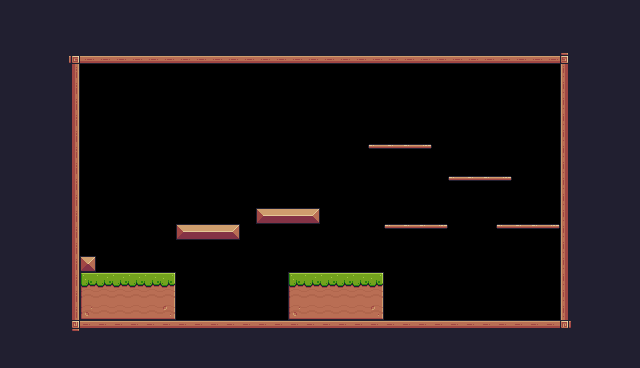

A 2D game scene composited from a Tiled map and its tileset images. What follows is a short description and the map's XML, with every tile layer's data as written:
An orthogonal 40x23 tile map with 16x16 px tiles, 1 tile layer (Background) and 28 objects (9x Fruit, 4x Platform, Player, Checkpoint, Chicken).

<map version="1.10" tiledversion="1.11.2" orientation="orthogonal" renderorder="right-down" width="40" height="23" tilewidth="16" tileheight="16" infinite="0" nextlayerid="6" nextobjectid="66">
 <properties>
  <property name="Background" value="Gray" />
 </properties>
 <tileset firstgid="1" source="Pixel Adventure.tsx" />
 <objectgroup id="4" name="Spawnpoints">
  <object id="13" name="Player" type="Player" x="209.333" y="273.333" width="30.6667" height="28.6667" />
  <object id="41" name="Bananas" type="Fruit" x="384" y="112" width="32" height="32" />
  <object id="43" name="Cherries" type="Fruit" x="400" y="192" width="32" height="32" />
  <object id="46" name="Kiwi" type="Fruit" x="448" y="144" width="32" height="32" />
  <object id="47" name="Kiwi" type="Fruit" x="480" y="144" width="32" height="32" />
  <object id="48" name="Kiwi" type="Fruit" x="464" y="112" width="32" height="32" />
  <object id="49" name="Orange" type="Fruit" x="256" y="176" width="32" height="32" />
  <object id="50" name="Orange" type="Fruit" x="288" y="176" width="32" height="32" />
  <object id="51" name="Orange" type="Fruit" x="272" y="144" width="32" height="32" />
  <object id="57" type="Checkpoint" x="496" y="160" width="64" height="64" />
  <object id="62" name="Chicken" type="Chicken" x="512" y="288" width="32" height="32">
   <properties>
    <property name="offNeg" type="float" value="9" />
    <property name="offPos" type="float" value="2" />
   </properties>
  </object>
  <object id="64" name="Bananas" type="Fruit" x="352" y="112" width="32" height="32" />
 </objectgroup>
 <layer id="1" name="Background" width="40" height="23">
  <data encoding="csv">
24,24,24,24,24,24,24,24,24,24,24,24,24,24,24,24,24,24,24,24,24,24,24,24,24,24,24,24,24,24,24,24,24,24,24,24,24,24,24,24,
24,24,24,24,24,24,24,24,24,24,24,24,24,24,24,24,24,24,24,24,24,24,24,24,24,24,24,112,24,24,24,24,24,24,24,24,24,24,24,24,
24,24,24,24,24,24,24,24,24,24,24,24,24,24,24,24,24,24,24,24,24,24,24,24,24,24,24,112,24,24,24,24,24,24,24,24,24,24,24,24,
24,112,24,112,92,134,134,134,134,134,134,134,134,134,134,134,134,134,134,134,134,134,134,134,134,134,134,134,134,134,134,134,134,134,134,93,24,24,24,24,
24,112,24,112,113,0,0,0,0,0,0,0,0,0,0,0,0,0,0,0,0,0,0,0,0,0,0,0,0,0,0,0,0,0,0,111,24,24,24,24,
24,112,24,112,113,0,0,0,0,0,0,0,0,0,0,0,0,0,0,0,0,0,0,0,0,0,0,0,0,0,0,0,0,0,0,111,24,24,24,24,
112,112,112,112,113,0,0,0,0,0,0,0,0,0,0,0,0,0,0,0,0,0,0,0,0,0,0,0,0,0,0,0,0,0,0,111,24,24,24,112,
112,112,112,112,113,0,0,0,0,0,0,0,0,0,0,0,0,0,0,0,0,0,0,0,0,0,0,0,0,0,0,0,0,0,0,111,24,24,24,112,
112,112,112,112,113,0,0,0,0,0,0,0,0,0,0,0,0,0,0,0,0,0,0,0,0,0,0,0,0,0,0,0,0,0,0,111,24,24,24,112,
112,24,112,24,113,0,0,0,0,0,0,0,0,0,0,0,0,0,0,0,0,0,0,40,41,41,42,0,0,0,0,0,0,0,0,111,24,24,24,112,
24,24,24,24,113,0,0,0,0,0,0,0,0,0,0,0,0,0,0,0,0,0,0,0,0,0,0,0,0,0,0,0,0,0,0,111,24,24,24,24,
24,24,24,24,113,0,0,0,0,0,0,0,0,0,0,0,0,0,0,0,0,0,0,0,0,0,0,0,40,41,41,42,0,0,0,111,24,24,24,24,
24,24,24,24,113,0,0,0,0,0,0,0,0,0,0,0,0,0,0,0,0,0,0,0,0,0,0,0,0,0,0,0,0,0,0,111,24,24,24,24,
24,112,24,112,113,0,0,0,0,0,0,0,0,0,0,0,13,14,14,15,0,0,0,0,0,0,0,0,0,0,0,0,0,0,0,111,24,24,24,24,
24,112,24,112,113,0,0,0,0,0,0,13,14,14,15,0,0,0,0,0,0,0,0,0,40,41,41,42,0,0,0,40,41,41,42,111,24,24,24,24,
24,112,24,112,113,0,0,0,0,0,0,0,0,0,0,0,0,0,0,0,0,0,0,0,0,0,0,0,0,0,0,0,0,0,0,111,24,24,24,24,
24,112,24,112,113,35,0,0,0,0,0,0,0,0,0,0,0,0,0,0,0,0,0,0,0,0,0,0,0,0,0,0,0,0,0,111,24,24,24,24,
24,112,24,112,113,7,8,8,8,8,9,0,0,0,0,0,0,0,7,8,8,8,8,9,0,0,0,0,0,0,0,0,0,0,0,111,24,24,24,24,
24,112,24,112,113,29,30,30,30,30,31,0,0,0,0,0,0,0,29,30,30,30,30,31,0,0,0,0,0,0,0,0,0,0,0,111,24,24,24,24,
24,112,24,112,113,51,52,52,52,52,53,0,0,0,0,0,0,0,51,52,52,52,52,53,0,0,0,0,0,0,0,0,0,0,0,111,24,24,24,24,
24,112,24,112,114,90,90,90,90,90,90,90,90,90,90,90,90,90,90,90,90,90,90,90,90,90,90,90,90,90,90,90,90,90,90,115,24,24,24,24,
24,24,24,24,24,24,24,24,24,24,24,24,24,24,24,24,24,24,24,24,24,24,24,24,24,24,24,24,24,24,24,24,24,24,24,24,24,24,24,24,
24,24,24,24,24,24,24,24,24,24,24,24,24,24,24,24,24,24,24,24,24,24,24,24,24,24,24,24,24,24,24,24,24,24,24,24,24,24,24,24
</data>
 </layer>
 <objectgroup id="5" name="Collisions">
  <object id="15" x="64" y="48" width="16" height="288" />
  <object id="16" x="80" y="48" width="496" height="16" />
  <object id="20" x="80" y="320" width="480" height="16" />
  <object id="27" x="560" y="64" width="16" height="272" />
  <object id="30" x="80" y="272" width="96" height="48" />
  <object id="31" x="288" y="272" width="96" height="48" />
  <object id="33" x="80" y="256" width="16" height="16" />
  <object id="34" x="256" y="208" width="64" height="16" />
  <object id="35" x="176" y="224" width="64" height="16" />
  <object id="36" type="Platform" x="384" y="224" width="64" height="16" />
  <object id="38" type="Platform" x="448" y="176" width="64" height="16" />
  <object id="39" type="Platform" x="368" y="144" width="64" height="16" />
  <object id="58" x="64" y="48" width="496" height="16" />
  <object id="59" x="560" y="48" width="16" height="288" />
  <object id="60" x="64" y="320" width="512" height="16" />
  <object id="65" type="Platform" x="496" y="224" width="64" height="16" />
 </objectgroup>
</map>
